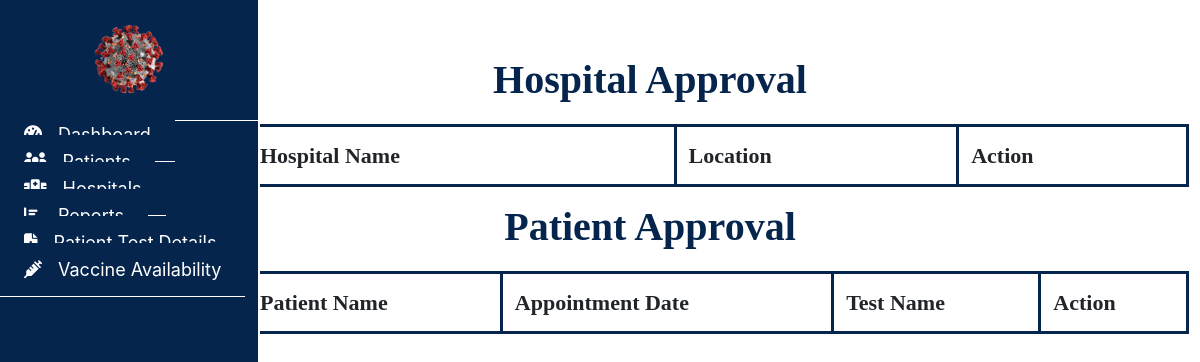
Before: /admin/notification.php (signed in) with the older database file.
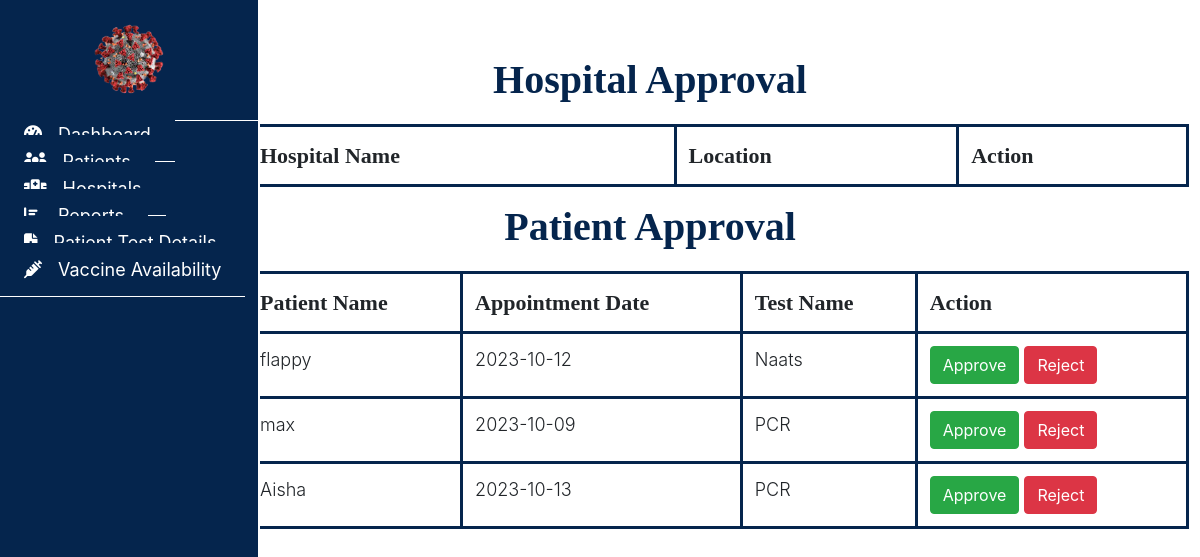
After: the same page with the newer database file.
### tables this page shows
CREATE TABLE `appointment` (
  `app_id` int(11) NOT NULL,
  `patient_id` int(11) DEFAULT NULL,
  `hospital_id` int(11) DEFAULT NULL,
  `app_date` date DEFAULT NULL,
  `status` int(11) DEFAULT NULL,
  `app_time` time DEFAULT NULL,
  `test_name` varchar(255) NOT NULL,
  `approval_status` enum('Pending','Approved','Rejected') DEFAULT 'Pending'
);

CREATE TABLE `patient` (
  `patient_id` int(11) NOT NULL,
  `patient_name` varchar(255) DEFAULT NULL,
  `address` varchar(255) DEFAULT NULL,
  `email` varchar(255) DEFAULT NULL,
  `password` varchar(255) DEFAULT NULL
);

### admin/notification.php (the view, shortened to what this page needs)
<?php
include("../connection.php");
?>
<!DOCTYPE html>
<html lang="en">
<head>
    <link rel="stylesheet" href="../assets/css/admin.css">
    <link rel="stylesheet" href="https://cdn.usebootstrap.com/bootstrap/3.3.7/css/bootstrap.min.css">
    <link rel="stylesheet"
        href="https://cdnjs.cloudflare.com/ajax/libs/material-design-iconic-font/2.2.0/css/material-design-iconic-font.min.css">
    <link rel="stylesheet" href="https://cdnjs.cloudflare.com/ajax/libs/font-awesome/6.4.0/css/all.min.css">
</head>
<body>
    <div id="sidebar">
        <header>
            <a href="#"><img src="../assets/images/covidlogo.png" alt=""
                    style="width:120px ; height:120px;padding: 20px;"></a>
        </header>
        <ul class="nav">
            <li>
                <a href="admin.php">
                    <i class="fas fa-tachometer-alt"></i>Dashboard
                </a>
            </li>
            <li>
                <a href="patientrecord.php">
                    <i class="fas fa-users"></i>Patients
                </a>
            </li>
            <li>
                <a href="hospitaldetails.php">
                    <i class="fas fa-hospital"></i>Hospitals
                </a>
            </li>
            <li>
                <a href="crdetails.php">
                    <i class="fas fa-chart-bar"></i>Reports
                </a>
            </li>
            <li>
                <a href="testdetails.php">
                    <i class="fas fa-file-medical"></i>Patient Test Details
                </a>
            </li>
            <li>
                <a href="vaccine.php">
                    <i class="fas fa-syringe"></i>Vaccine Availability
                </a>
            </li>
        </ul>
    </div>
    <nav class="navbar">
        <div class="container-fluid">
            <ul class="nav navbar-nav navbar-right">
                <li class="dropdown">
                    <a href="#" class="dropdown-toggle" data-toggle="dropdown">
                    </a>
                </li>
            </ul>
        </div>
    </nav>
    <div class="container-fluid" id="all-products">
        <h1 class="text-center">Hospital Approval</h1>
        <div class="container">
            <table class="table">
                <thead>
                    <tr>
                        <th>Hospital Name</th>
                        <th>Location</th>
                        <th>Action</th>
                    </tr>
                </thead>
            </table>
        </div>
    </div>
    <?php
    $query = "SELECT a.*, p.patient_name FROM appointment a JOIN patient p ON a.patient_id = p.patient_id WHERE a.approval_status = 'Pending'";
    $result = mysqli_query($con, $query);
    ?>
    <div class="container-fluid" id="all-products">
        <h1 class="text-center">Patient Approval</h1>
        <div class="container">
            <table class="table">
                <thead>
                    <tr>
                        <th>Patient Name</th>
                        <th>Appointment Date</th>
                        <th>Test Name</th>
                        <th>Action</th>
                    </tr>
                </thead>
                <tbody>
                    <?php while ($row = mysqli_fetch_assoc($result)): ?>
                        <tr>
                            <td>
                                <?= $row['patient_name'] ?>
                            </td>
                            <td>
                                <?= $row['app_date'] ?>
                            </td>
                            <td>
                                <?= $row['test_name'] ?>
                            </td>
                            <td>
                                <a href="?id=<?= $row['app_id'] ?>&action=approve" class="btn btn-success">Approve</a>
                                <a href="?id=<?= $row['app_id'] ?>&action=reject" class="btn btn-danger">Reject</a>
                            </td>
                        </tr>
                    <?php endwhile; ?>
                </tbody>
            </table>
        </div>
    </div>
</body>
</html>

Changed rows visible on the page:
added appointment: patient.patient_name "flappy", app_date "2023-10-12", test_name "Naats"
added appointment: patient.patient_name "max", app_date "2023-10-09", test_name "PCR"
added appointment: patient.patient_name "Aisha", app_date "2023-10-13", test_name "PCR"
